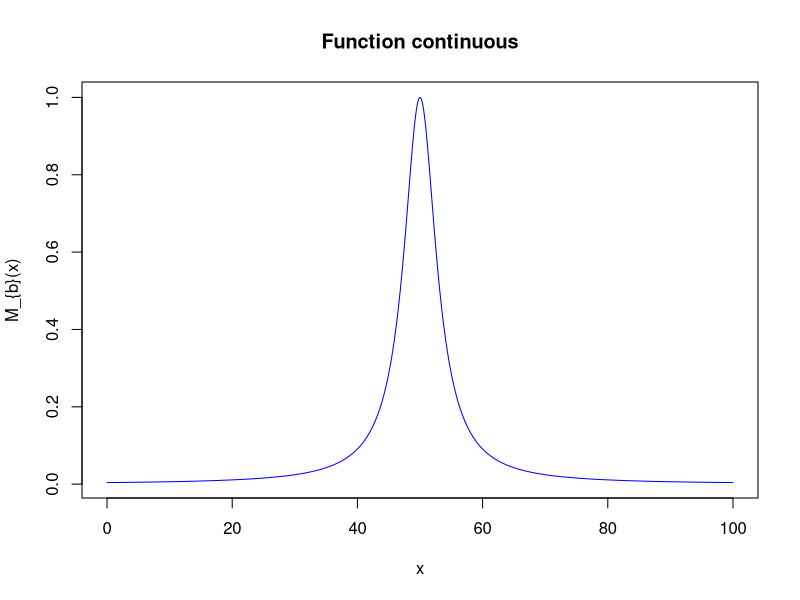

Recreate this plot in R.
#!/usr/bin/env Rscript
x=c(0:100000)*0.001
mbx=1/(1+((x-50)^2/10))
print(plot(x,mbx,
           main="Function continuous",ylab="M_{b}(x)",type="l",
           col="blue"))
